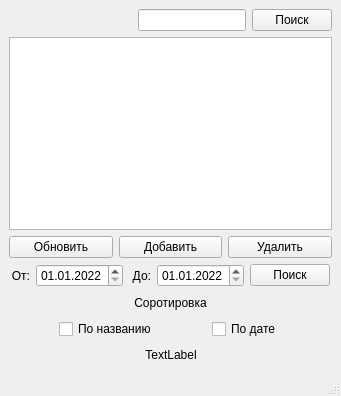
<?xml version="1.0" encoding="UTF-8"?>
<ui version="4.0">
 <class>MainWindow</class>
 <widget class="QMainWindow" name="MainWindow">
  <property name="geometry">
   <rect>
    <x>0</x>
    <y>0</y>
    <width>341</width>
    <height>396</height>
   </rect>
  </property>
  <property name="windowTitle">
   <string>MainWindow</string>
  </property>
  <widget class="QWidget" name="centralwidget">
   <layout class="QGridLayout" name="gridLayout">
    <item row="0" column="0">
     <layout class="QVBoxLayout" name="verticalLayout_2">
      <item>
       <layout class="QVBoxLayout" name="verticalLayout">
        <item>
         <layout class="QHBoxLayout" name="horizontalLayout_3">
          <item>
           <spacer name="horizontalSpacer_11">
            <property name="orientation">
             <enum>Qt::Horizontal</enum>
            </property>
            <property name="sizeHint" stdset="0">
             <size>
              <width>40</width>
              <height>20</height>
             </size>
            </property>
           </spacer>
          </item>
          <item>
           <spacer name="horizontalSpacer_12">
            <property name="orientation">
             <enum>Qt::Horizontal</enum>
            </property>
            <property name="sizeHint" stdset="0">
             <size>
              <width>40</width>
              <height>20</height>
             </size>
            </property>
           </spacer>
          </item>
          <item>
           <spacer name="horizontalSpacer_13">
            <property name="orientation">
             <enum>Qt::Horizontal</enum>
            </property>
            <property name="sizeHint" stdset="0">
             <size>
              <width>40</width>
              <height>20</height>
             </size>
            </property>
           </spacer>
          </item>
          <item>
           <widget class="QLineEdit" name="searchLine"/>
          </item>
          <item>
           <widget class="QPushButton" name="nameSearch">
            <property name="text">
             <string>Поиск</string>
            </property>
           </widget>
          </item>
         </layout>
        </item>
        <item>
         <widget class="QTableView" name="tableView"/>
        </item>
       </layout>
      </item>
      <item>
       <layout class="QHBoxLayout" name="horizontalLayout">
        <item>
         <widget class="QPushButton" name="btnRefresh">
          <property name="text">
           <string>Обновить</string>
          </property>
         </widget>
        </item>
        <item>
         <widget class="QPushButton" name="btnAdd">
          <property name="text">
           <string>Добавить</string>
          </property>
         </widget>
        </item>
        <item>
         <widget class="QPushButton" name="btnRemove">
          <property name="text">
           <string>Удалить</string>
          </property>
         </widget>
        </item>
       </layout>
      </item>
      <item>
       <layout class="QHBoxLayout" name="horizontalLayout_2">
        <item>
         <spacer name="horizontalSpacer_2">
          <property name="orientation">
           <enum>Qt::Horizontal</enum>
          </property>
          <property name="sizeHint" stdset="0">
           <size>
            <width>40</width>
            <height>20</height>
           </size>
          </property>
         </spacer>
        </item>
        <item>
         <widget class="QLabel" name="label">
          <property name="layoutDirection">
           <enum>Qt::LeftToRight</enum>
          </property>
          <property name="text">
           <string>От:</string>
          </property>
          <property name="alignment">
           <set>Qt::AlignRight|Qt::AlignTrailing|Qt::AlignVCenter</set>
          </property>
         </widget>
        </item>
        <item>
         <widget class="QDateEdit" name="fdateEdit">
          <property name="dateTime">
           <datetime>
            <hour>0</hour>
            <minute>0</minute>
            <second>0</second>
            <year>2022</year>
            <month>1</month>
            <day>1</day>
           </datetime>
          </property>
          <property name="displayFormat">
           <string>dd.MM.yyyy</string>
          </property>
         </widget>
        </item>
        <item>
         <spacer name="horizontalSpacer">
          <property name="orientation">
           <enum>Qt::Horizontal</enum>
          </property>
          <property name="sizeHint" stdset="0">
           <size>
            <width>40</width>
            <height>20</height>
           </size>
          </property>
         </spacer>
        </item>
        <item>
         <widget class="QLabel" name="label_2">
          <property name="text">
           <string>До:</string>
          </property>
          <property name="alignment">
           <set>Qt::AlignRight|Qt::AlignTrailing|Qt::AlignVCenter</set>
          </property>
         </widget>
        </item>
        <item>
         <widget class="QDateEdit" name="ldateEdit">
          <property name="buttonSymbols">
           <enum>QAbstractSpinBox::UpDownArrows</enum>
          </property>
          <property name="displayFormat">
           <string>dd.MM.yyyy</string>
          </property>
          <property name="date">
           <date>
            <year>2022</year>
            <month>1</month>
            <day>1</day>
           </date>
          </property>
         </widget>
        </item>
        <item>
         <widget class="QPushButton" name="dataSearch">
          <property name="text">
           <string>Поиск</string>
          </property>
         </widget>
        </item>
        <item>
         <spacer name="horizontalSpacer_3">
          <property name="orientation">
           <enum>Qt::Horizontal</enum>
          </property>
          <property name="sizeHint" stdset="0">
           <size>
            <width>40</width>
            <height>20</height>
           </size>
          </property>
         </spacer>
        </item>
       </layout>
      </item>
      <item>
       <layout class="QHBoxLayout" name="horizontalLayout_4">
        <item>
         <spacer name="horizontalSpacer_7">
          <property name="orientation">
           <enum>Qt::Horizontal</enum>
          </property>
          <property name="sizeHint" stdset="0">
           <size>
            <width>40</width>
            <height>20</height>
           </size>
          </property>
         </spacer>
        </item>
        <item>
         <widget class="QLabel" name="label_3">
          <property name="text">
           <string>Соротировка</string>
          </property>
          <property name="alignment">
           <set>Qt::AlignCenter</set>
          </property>
         </widget>
        </item>
        <item>
         <spacer name="horizontalSpacer_8">
          <property name="orientation">
           <enum>Qt::Horizontal</enum>
          </property>
          <property name="sizeHint" stdset="0">
           <size>
            <width>40</width>
            <height>20</height>
           </size>
          </property>
         </spacer>
        </item>
       </layout>
      </item>
      <item>
       <layout class="QHBoxLayout" name="horizontalLayout_5">
        <item>
         <spacer name="horizontalSpacer_9">
          <property name="orientation">
           <enum>Qt::Horizontal</enum>
          </property>
          <property name="sizeHint" stdset="0">
           <size>
            <width>40</width>
            <height>20</height>
           </size>
          </property>
         </spacer>
        </item>
        <item>
         <widget class="QCheckBox" name="nameBox">
          <property name="text">
           <string>По названию</string>
          </property>
         </widget>
        </item>
        <item>
         <spacer name="horizontalSpacer_6">
          <property name="orientation">
           <enum>Qt::Horizontal</enum>
          </property>
          <property name="sizeHint" stdset="0">
           <size>
            <width>40</width>
            <height>20</height>
           </size>
          </property>
         </spacer>
        </item>
        <item>
         <widget class="QCheckBox" name="dateBox">
          <property name="text">
           <string>По дате</string>
          </property>
         </widget>
        </item>
        <item>
         <spacer name="horizontalSpacer_10">
          <property name="orientation">
           <enum>Qt::Horizontal</enum>
          </property>
          <property name="sizeHint" stdset="0">
           <size>
            <width>40</width>
            <height>20</height>
           </size>
          </property>
         </spacer>
        </item>
       </layout>
      </item>
      <item>
       <layout class="QHBoxLayout" name="horizontalLayout_6">
        <item>
         <spacer name="horizontalSpacer_4">
          <property name="orientation">
           <enum>Qt::Horizontal</enum>
          </property>
          <property name="sizeHint" stdset="0">
           <size>
            <width>40</width>
            <height>20</height>
           </size>
          </property>
         </spacer>
        </item>
        <item>
         <widget class="QLabel" name="label_4">
          <property name="text">
           <string>TextLabel</string>
          </property>
          <property name="alignment">
           <set>Qt::AlignCenter</set>
          </property>
         </widget>
        </item>
        <item>
         <spacer name="horizontalSpacer_5">
          <property name="orientation">
           <enum>Qt::Horizontal</enum>
          </property>
          <property name="sizeHint" stdset="0">
           <size>
            <width>40</width>
            <height>20</height>
           </size>
          </property>
         </spacer>
        </item>
       </layout>
      </item>
     </layout>
    </item>
   </layout>
  </widget>
  <widget class="QMenuBar" name="menubar">
   <property name="geometry">
    <rect>
     <x>0</x>
     <y>0</y>
     <width>341</width>
     <height>21</height>
    </rect>
   </property>
  </widget>
  <widget class="QStatusBar" name="statusbar"/>
 </widget>
 <resources/>
 <connections/>
</ui>
